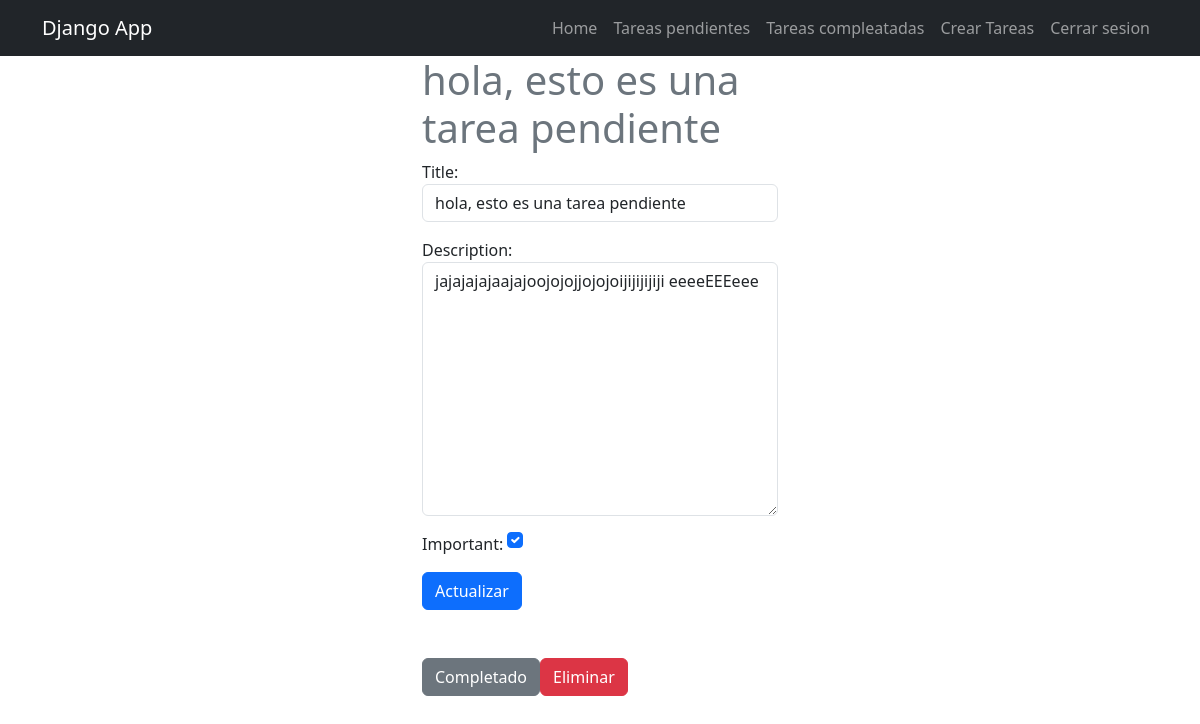
/task/9/ (signed in), run on the app's committed database.
### task/models.py (models this page shows, shortened)
class Task(models.Model):
    title = models.CharField(max_length=200)
    description = models.TextField(max_length=1000)
    created = models.DateTimeField(auto_now_add=True)
    datecompleted = models.DateTimeField(null=True, blank=True)
    important = models.BooleanField(default=False)
    user = models.ForeignKey(User, on_delete=models.CASCADE)

### task/views.py (the view, shortened to what this page needs)
# urls.py: path('task/<int:task_id>/', views.task_detail, name='task_detail'),
@login_required
def task_detail(request, task_id):
    if request.method == 'GET':
        task = get_object_or_404(Task, pk=task_id, user= request.user)
        form = TaskForm(instance=task)
        return render(request, 'task_detail.html', {'task': task, 'form': form})

### task/forms.py
class TaskForm(forms.ModelForm):
    class Meta:
        model = Task
        fields = ['title', 'description', 'important']
        widgets = {
            'title': forms.TextInput(attrs= {'class': 'form-control', 'placeholder': 'Escribe un titulo'}),
            'description': forms.Textarea(attrs= {'class': 'form-control', 'placeholder': 'Escribe una descripcion'}),
            'important': forms.CheckboxInput(attrs= {'class': 'form-check-input m-auto'})
        }

### task/templates/task_detail.html (shortened to what this page needs)
{% extends "base.html" %} {% block content %}
<main class="container">
  <div class="row">
    <div class="col-md-4 offset-md-4">
        <h1 class="text-secondary">{{task.title}}</h1>
        <form method="POST">
          {% csrf_token %} {{form.as_p}}
          <button class="btn btn-primary">Actualizar</button>
        </form>
        <div class="mt-5 d-flex">
          <form action="{% url "complete_task" task.id %}" method="POST">
            <button class="btn btn-secondary">Completado</button>
          </form>
          <form action="{% url "delete_task" task.id %}" method="POST">
            <button class="btn btn-danger">Eliminar</button>
          </form>
        </div>
    </div>
  </div>
</main>
{% endblock %}

### data on the page
Task: title "hola, esto es una tarea pendiente", description "jajajajajaajajoojojojjojojoijijijijiji eeeeEEEeee", important "☑"
